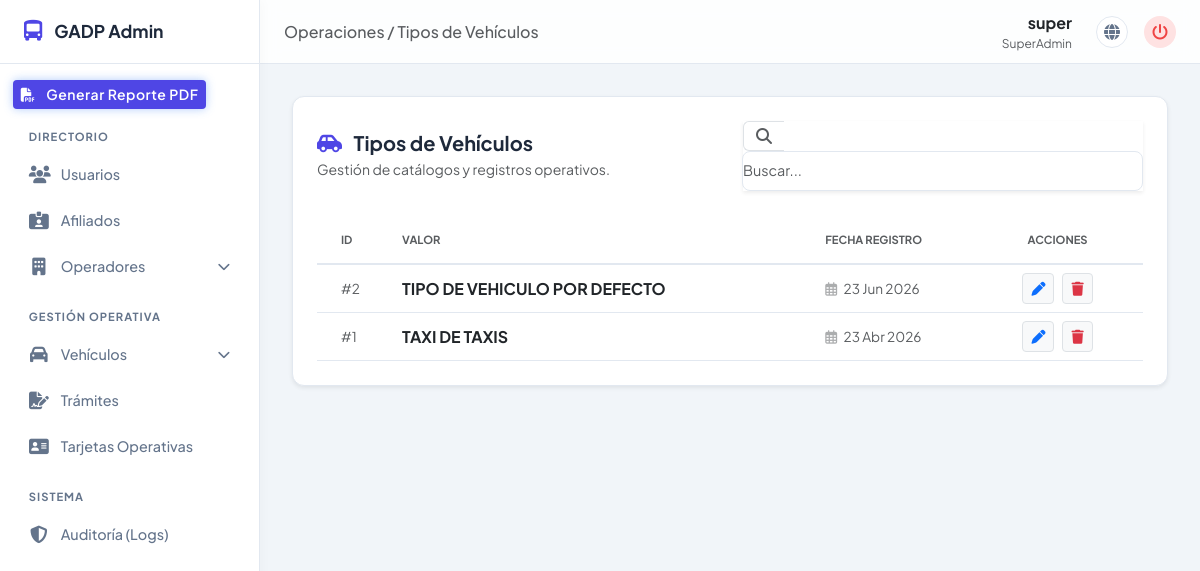
Screenshot of /gestion/tipos/ (signed in) with the database file from the repository.
### apps/usuario/models.py (models this page shows, shortened)
class Usuario(AbstractUser):
    ROLES = (
        ('sa', 'Super Administrador'),
        ('a', 'Administrador'),
        ('u', 'Tecnico')
    )
    rol = models.CharField(max_length=2, choices=ROLES, default='u')
    objects = UsuarioManager()

### apps/vehiculo/models.py (models this page shows, shortened)
class TipoVehiculo(models.Model):
    tipo = models.CharField(max_length=100)
    fecha_registro = models.DateTimeField(auto_now_add=True)

### apps/gestion/views.py (the view, shortened to what this page needs)
# urls.py: path('tipos/', views.gestion_tipos, name='tipo_list'),
@login_required
@user_passes_test(es_superadmin, login_url='/', redirect_field_name=None)
def gestion_tipos(request: HttpRequest) -> HttpResponse:
    q = request.GET.get('q', '').strip()
    try:
        lista = TipoVehiculo.objects.all().order_by('-fecha_registro')
        if q:
            lista = lista.filter(tipo__icontains=q)
        paginator = Paginator(lista, 20)
        registros = paginator.get_page(request.GET.get('page'))
    except DatabaseError as e:
        logger.error(f"Error consultando tipos: {e}")
        registros = []
    contexto = {
        'registros': registros,
        'q': q,
        'form_generico': TipoVehiculoForm(),
        'titulo': 'Tipos de Vehículos',
        'icono': 'fa-car-side',
        'campo_mostrar': 'tipo'
    }
    return render(request, 'gestion/gestion_parametros_vehiculo.html', contexto)

### apps/vehiculo/forms.py
class TipoVehiculoForm(BootstrapFormMixin, forms.ModelForm):
    class Meta:
        model = TipoVehiculo
        fields = ['tipo']
        labels = {
            'tipo': 'Tipo de Vehículo'
        }
        widgets = {
            'tipo': forms.TextInput(attrs={'placeholder': 'Ej. Minibus, Taxi, Vagoneta...'})
        }

### apps/usuario/permisos.py (called while the page is built)
def es_superadmin(user):
    return user.is_authenticated and user.rol == 'sa'

### apps/gestion/templates/gestion/gestion_parametros_vehiculo.html (shortened to what this page needs)
{% extends 'gestion/base_admin.html' %}
{% block header_title %}Operaciones / {{ titulo }}{% endblock %}
{% block content %}
<div class="card-panel shadow-sm">
    <div class="d-flex flex-column flex-md-row justify-content-between align-items-md-center mb-4 gap-3">
        <div>
            <h5 class="mb-1 fw-bold" style="color: var(--text-main);">
                <i class="fas {{ icono }} me-2" style="color: var(--accent-blue);"></i> {{ titulo }}
            </h5>
            <p class="text-muted small mb-0">Gestión de catálogos y registros operativos.</p>
        </div>
        <form id="formBuscador" class="d-flex" style="max-width: 400px; width: 100%;">
            <div class="input-group shadow-sm">
                <span class="input-group-text bg-white border-end-0 text-muted">
                    <i class="fas fa-search" id="iconoBusqueda"></i>
                </span>
                <input type="text" id="searchInput" name="q" value="{{ q }}" class="form-control border-start-0 ps-0" placeholder="Buscar..." autocomplete="off">
            </div>
        </form>
    </div>
    <div id="tablaContainer" class="table-responsive">
        <table class="table table-hover align-middle mb-0">
            <thead class="bg-light">
                <tr style="border-bottom: 2px solid var(--border-color);">
                    <th class="text-muted text-uppercase fw-bold py-3 ps-4" style="font-size: 0.7rem;">ID</th>
                    <th class="text-muted text-uppercase fw-bold py-3" style="font-size: 0.7rem;">Valor</th>
                    <th class="text-muted text-uppercase fw-bold py-3" style="font-size: 0.7rem;">Fecha Registro</th>
                    <th class="text-muted text-uppercase fw-bold py-3 text-center pe-4" style="font-size: 0.7rem;">Acciones</th>
                </tr>
            </thead>
            <tbody style="background-color: var(--bg-surface);">
                {% for item in registros %}
                <tr style="border-bottom: 1px solid var(--border-color);">
                    <td class="text-muted ps-4" style="font-size: 0.85rem;">#{{ item.id }}</td>
                    <td class="fw-bold text-dark">
                        {% if item.nombre %}{{ item.nombre }}{% else %}{{ item.tipo }}{% endif %}
                    </td>
                    <td class="text-muted" style="font-size: 0.85rem;">
                        <i class="far fa-calendar-alt me-1 opacity-50"></i> {{ item.fecha_registro|date:"d M Y" }}
                    </td>
                    <td class="text-center pe-4">
                        <div class="d-inline-flex gap-2">
                            <button type="button" class="btn btn-sm btn-light border" onclick="abrirModalEdicion('{{ item.id }}', '{% if item.nombre %}{{ item.nombre|escapejs }}{% else %}{{ item.tipo|escapejs }}{% endif %}')" title="Editar">
                                <i class="fas fa-pen text-primary"></i>
                            </button>
                            <button type="button" class="btn btn-sm btn-light border" onclick="abrirModalEliminacion('{{ item.id }}', '{% if item.nombre %}{{ item.nombre|escapejs }}{% else %}{{ item.tipo|escapejs }}{% endif %}')" title="Eliminar">
                                <i class="fas fa-trash text-danger"></i>
                            </button>
                        </div>
                    </td>
                </tr>
                {% endfor %}
            </tbody>
        </table>
    </div>
</div>
{% endblock %}

### apps/gestion/templates/gestion/base_admin.html (shortened to what this page needs)
{% load static %}
<!DOCTYPE html>
<html lang="es">
<head>
    <link href="https://cdn.jsdelivr.net/npm/bootstrap@5.3.0/dist/css/bootstrap.min.css" rel="stylesheet">
    <link rel="stylesheet" href="https://cdnjs.cloudflare.com/ajax/libs/font-awesome/6.4.0/css/all.min.css">
</head>
<body>
    <aside class="sidebar" id="sidebar">
        <a href="#" class="sidebar-brand">
            <i class="fas fa-bus-alt"></i>
            <span>GADP Admin</span>
        </a>
        <div class="sidebar-nav">
            <a href="{% url 'gestion:reporte_general_pdf' %}" class="btn btn-sm text-white" style="background-color: var(--accent-blue); border: none; font-weight: 600; letter-spacing: 0.5px; box-shadow: 0 0 10px rgba(59, 130, 246, 0.4);" title="Descargar Reporte General">
                <i class="fas fa-file-pdf me-2"></i> Generar Reporte PDF
            </a>
            <div class="nav-label">Directorio</div>
            <a href="{% url 'gestion:usuario_list' %}" class="sidebar-link">
                <i class="fas fa-users icon-main"></i>
                <span>Usuarios</span>
            </a>
            <a href="{% url 'gestion:afiliado_list' %}" class="sidebar-link">
                <i class="fas fa-id-card-clip icon-main"></i>
                <span>Afiliados</span>
            </a>
            <a href="#operadoresSubmenu" class="sidebar-link" data-bs-toggle="collapse" aria-expanded="false">
                <i class="fas fa-building icon-main"></i>
                <span>Operadores</span>
                <i class="fas fa-chevron-down chevron"></i>
            </a>
            <div class="nav-label">Gestión Operativa</div>
            <a href="#vehiculosSubmenu" class="sidebar-link" data-bs-toggle="collapse" aria-expanded="false">
                <i class="fas fa-car icon-main"></i>
                <span>Vehículos</span>
                <i class="fas fa-chevron-down chevron"></i>
            </a>
            <a href="{% url 'gestion:tramite_list' %}" class="sidebar-link">
                <i class="fas fa-file-signature icon-main"></i>
                <span>Trámites</span>
            </a>
            <a href="{% url 'gestion:tarjeta_list' %}" class="sidebar-link">
                <i class="fas fa-address-card icon-main"></i>
                <span>Tarjetas Operativas</span>
            </a>
            <div class="nav-label">Sistema</div>
            <a href="{% url 'gestion:historial_list' %}" class="sidebar-link">
                <i class="fas fa-shield-halved icon-main"></i>
                <span>Auditoría (Logs)</span>
            </a>
        </div>
    </aside>
    <div class="main-wrapper">
        <header class="top-header">
            <div class="d-flex align-items-center gap-3">
                <h5 class="mb-0 text-muted d-none d-md-block fs-6 fw-medium">
                    {% block header_title %}Panel de Control{% endblock %}
                </h5>
            </div>
            <div class="d-flex align-items-center gap-3">
                <div class="text-end d-none d-sm-block me-2">
                    <div class="fw-bold fs-6 text-dark">{{ request.user.username|default:"Administrador" }}</div>
                    <div class="text-muted" style="font-size: 0.75rem;">SuperAdmin</div>
                </div>
                <a href="/" class="header-btn header-btn-portal" title="Ir al Portal Público">
                    <i class="fas fa-globe"></i>
                </a>
                <a href="{% url 'logout' %}" class="header-btn header-btn-logout" title="Cerrar Sesión">
                    <i class="fas fa-power-off"></i>
                </a>
            </div>
        </header>
        <main class="content-area">
            {% block content %}{% endblock %}
        </main>
    </div>
</body>
</html>

### apps/gestion/templates/gestion/base_admin.html (style rules this page uses)
:root { --bg-body: #f1f5f9; --bg-surface: #ffffff; --bg-hover: #f8fafc; --text-main: #1e293b; --text-muted: #64748b; --accent-blue: #4f46e5; --border-color: #e2e8f0; --sidebar-width: 260px; --header-height: 64px; }
body { background-color: var(--bg-body); color: var(--text-main); font-family: 'Plus Jakarta Sans', sans-serif; overflow: hidden; display: flex; height: 100vh; }
.sidebar { width: var(--sidebar-width); background-color: var(--bg-surface); border-right: 1px solid var(--border-color); display: flex; flex-direction: column; transition: all 0.3s ease; z-index: 1040; box-shadow: 4px 0 10px rgba(0,0,0,0.02); }
.sidebar-brand { height: var(--header-height); display: flex; align-items: center; padding: 0 1.5rem; font-size: 1.1rem; font-weight: 700; color: var(--text-main); border-bottom: 1px solid var(--border-color); text-decoration: none; gap: 12px; transition: background-color 0.2s; }
.sidebar-brand i { color: var(--accent-blue); font-size: 1.3rem; }
.sidebar-nav { flex: 1; overflow-y: auto; padding: 1rem 0.8rem; }
.nav-label { font-size: 0.7rem; text-transform: uppercase; letter-spacing: 1px; color: var(--text-muted); font-weight: 700; margin: 1.2rem 0 0.5rem 1rem; }
.sidebar-link { display: flex; align-items: center; gap: 12px; color: var(--text-muted); text-decoration: none; padding: 0.7rem 1rem; border-radius: 8px; font-size: 0.9rem; font-weight: 500; transition: all 0.2s ease; margin-bottom: 2px; }
.sidebar-link i.icon-main { font-size: 1.1rem; width: 20px; text-align: center; }
.sidebar-link i.chevron { margin-left: auto; font-size: 0.8rem; transition: transform 0.3s; }
.main-wrapper { flex: 1; display: flex; flex-direction: column; overflow-x: hidden; }
.top-header { height: var(--header-height); background-color: rgba(255, 255, 255, 0.85); backdrop-filter: blur(10px); border-bottom: 1px solid var(--border-color); display: flex; align-items: center; justify-content: space-between; padding: 0 1.5rem; z-index: 1030; }
.content-area { flex: 1; padding: 2rem; overflow-y: auto; }
.header-btn { display: inline-flex; align-items: center; justify-content: center; width: 32px; height: 32px; border-radius: 50%; transition: all 0.2s ease; text-decoration: none; }
.header-btn-portal { border: 1px solid var(--border-color); color: var(--text-muted); background: var(--bg-surface); }
.header-btn-logout { background-color: #fee2e2; color: #ef4444; border: none; }
.card-panel { background-color: var(--bg-surface); border: 1px solid var(--border-color); border-radius: 12px; padding: 1.5rem; box-shadow: 0 1px 3px rgba(0,0,0,0.05); }

### apps/gestion/templates/gestion/gestion_parametros_vehiculo.html (style rules this page uses)
.django-form-light input, #searchInput { background-color: var(--bg-surface) !important; color: var(--text-main) !important; border: 1px solid var(--border-color) !important; width: 100%; padding: 0.5rem 0.75rem; border-radius: 8px; font-size: 0.9rem; transition: all 0.2s ease; }

### rows the page displays
Usuario: user.username "super"
TipoVehiculo: id "2", tipo "TIPO DE VEHICULO POR DEFECTO", fecha_registro "23 Jun 2026"
TipoVehiculo: id "1", tipo "TAXI DE TAXIS", fecha_registro "23 Abr 2026"

### other values shown
{{ titulo }} "Tipos de Vehículos"
